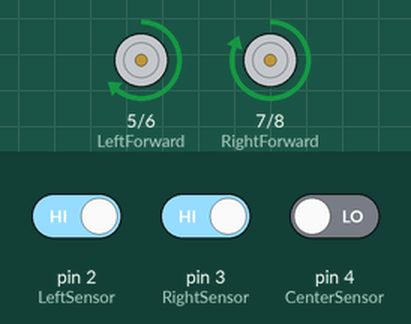
This sketch was run on a simulated Arduino Uno, built with avr-gcc and run on an emulated ATmega328P. On the bench: motor-driver pin pairs drawn as motors (green arrow = first pin HIGH = forward, orange = second pin HIGH = backward, longer = more drive). Inputs (shaded band) come from the test bench; at power-on: pin 2 (LeftSensor) HIGH, pin 3 (RightSensor) HIGH, pin 4 (CenterSensor) LOW.

Above: at 1.2 s.
1.3 s: pin 2 (LeftSensor) driven LOW
At 2.5 s:
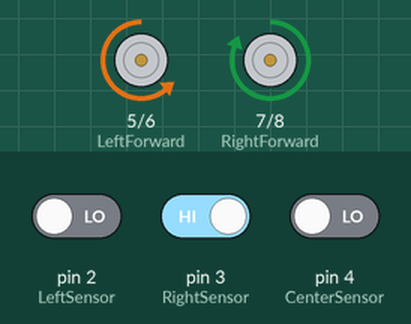
2.8 s: pin 3 (RightSensor) driven LOW
At 3.8 s:
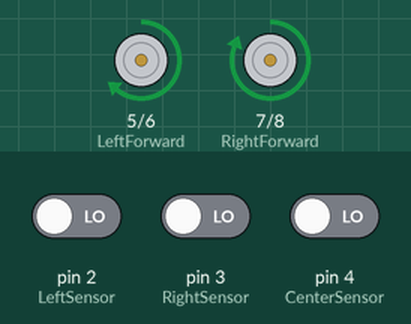
4.3 s: pin 2 (LeftSensor) driven HIGH
At 4.9 s:
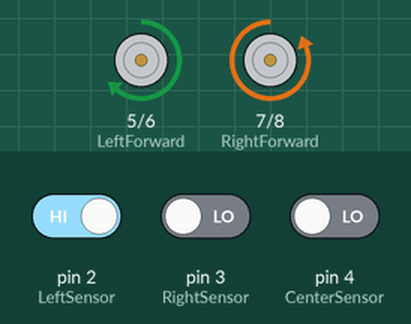
5.8 s: pin 3 (RightSensor) driven HIGH
At 6.1 s:
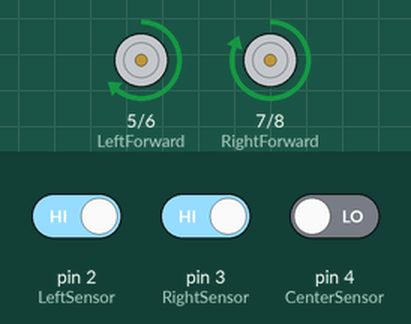
Timing chart, 0 to 8.3 s (numbered marks = the images above; inputs shaded):
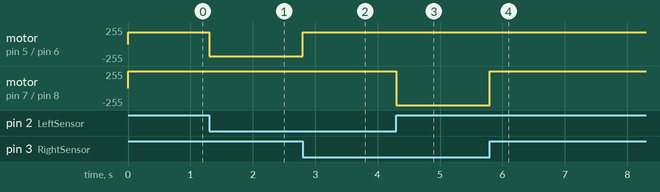

The sketch:

LineFollower_final_code.ino
```cpp
//A simple Line Following robot
// Author :- @Abhijeet_Kadam

#define LeftSensor 2         //left IR Sensor
#define RightSensor 3        //Right IR Sensor
#define CenterSensor 4       // Center IR Sensor
#define LeftForward 5
#define LeftBackward 6
#define RightForward 7
#define RightBackward 8

int var_speed = 180;         // Motor speed
void setup()
{
pinMode(LeftSensor, INPUT);
pinMode(RightSensor, INPUT);
pinMode(CenterSensor, INPUT);
pinMode(LeftForward, OUTPUT);
pinMode(LeftBackward, OUTPUT);
pinMode(RightForward, OUTPUT);
pinMode(RightBackward, OUTPUT);
}
void loop()
{
  if(!digitalRead(LeftSensor) && !digitalRead(RightSensor))//00
  {
    if(digitalRead(CenterSensor))
    {
      analogWrite(LeftForward, var_speed);
      analogWrite(RightForward, 0);
      analogWrite(LeftBackward, 0);
      analogWrite(RightBackward, var_speed);
    }
    else
    {
      analogWrite(LeftForward, var_speed);
      analogWrite(RightForward, var_speed);
      analogWrite(LeftBackward, 0);
      analogWrite(RightBackward, 0);
    }
  }

  if(!digitalRead(LeftSensor) && digitalRead(RightSensor))//01
  {
    analogWrite(LeftForward, 0);
    analogWrite(RightForward, var_speed);
    analogWrite(LeftBackward, var_speed);
    analogWrite(RightBackward, 0);
  }

  if(digitalRead(LeftSensor) && !digitalRead(RightSensor))//10
  {
    analogWrite(LeftForward, var_speed);
    analogWrite(RightForward, 0);
    analogWrite(LeftBackward, 0);
    analogWrite(RightBackward, var_speed);
  }

  if(digitalRead(LeftSensor) && digitalRead(RightSensor))//11
  {
    analogWrite(LeftForward, var_speed);
    analogWrite(RightForward, var_speed);
    analogWrite(LeftBackward, 0);
    analogWrite(RightBackward, 0);
  }
}
```

Measured:
- after the input at 1.3 s, motor on pin 5 (LeftForward) / pin 6 (LeftBackward): forward 180/255 → backward 180/255 at once
- after the input at 2.8 s, motor on pin 5 (LeftForward) / pin 6 (LeftBackward): backward 180/255 → forward 180/255 at once
- after the input at 4.3 s, motor on pin 7 (RightForward) / pin 8 (RightBackward): forward 255/255 → backward 255/255 at once
- after the input at 5.8 s, motor on pin 7 (RightForward) / pin 8 (RightBackward): backward 255/255 → forward 255/255 at once
